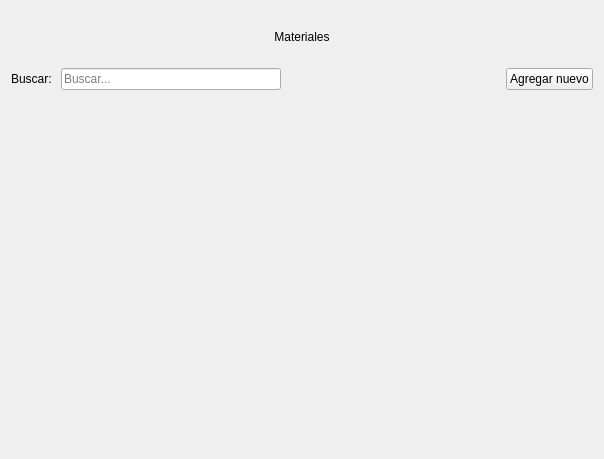
<?xml version="1.0" encoding="UTF-8"?>
<ui version="4.0">
 <class>materialesIndex</class>
 <widget class="QWidget" name="materialesIndex">
  <property name="geometry">
   <rect>
    <x>0</x>
    <y>0</y>
    <width>604</width>
    <height>459</height>
   </rect>
  </property>
  <property name="windowTitle">
   <string>Form</string>
  </property>
  <layout class="QVBoxLayout" name="verticalLayout" stretch="1,1,7">
   <item>
    <layout class="QHBoxLayout" name="horizontalLayout">
     <item>
      <widget class="QLabel" name="label">
       <property name="text">
        <string>Materiales</string>
       </property>
       <property name="alignment">
        <set>Qt::AlignCenter</set>
       </property>
      </widget>
     </item>
    </layout>
   </item>
   <item>
    <layout class="QHBoxLayout" name="layoutFiltro">
     <item>
      <widget class="QLabel" name="label_2">
       <property name="text">
        <string>Buscar: </string>
       </property>
      </widget>
     </item>
     <item>
      <widget class="QLineEdit" name="le_search">
       <property name="placeholderText">
        <string>Buscar...</string>
       </property>
      </widget>
     </item>
     <item>
      <spacer name="horizontalSpacer">
       <property name="orientation">
        <enum>Qt::Horizontal</enum>
       </property>
       <property name="sizeHint" stdset="0">
        <size>
         <width>40</width>
         <height>20</height>
        </size>
       </property>
      </spacer>
     </item>
     <item>
      <widget class="QPushButton" name="bt_create">
       <property name="cursor">
        <cursorShape>PointingHandCursor</cursorShape>
       </property>
       <property name="text">
        <string>Agregar nuevo</string>
       </property>
       <property name="icon">
        <iconset>
         <normaloff>images/icons8-plus-24.svg</normaloff>images/icons8-plus-24.svg</iconset>
       </property>
       <property name="iconSize">
        <size>
         <width>32</width>
         <height>32</height>
        </size>
       </property>
      </widget>
     </item>
    </layout>
   </item>
   <item>
    <layout class="QHBoxLayout" name="layout_tabla"/>
   </item>
  </layout>
 </widget>
 <resources/>
 <connections/>
</ui>
